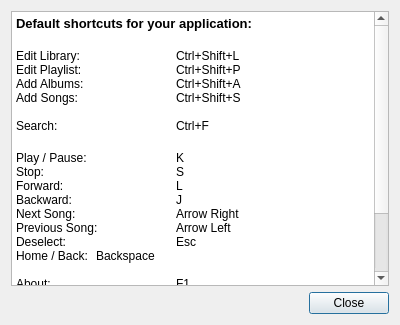
<?xml version="1.0" encoding="UTF-8"?>
<ui version="4.0">
 <class>DialogShortcutcs</class>
 <widget class="QDialog" name="DialogShortcutcs">
  <property name="geometry">
   <rect>
    <x>0</x>
    <y>0</y>
    <width>400</width>
    <height>325</height>
   </rect>
  </property>
  <property name="windowTitle">
   <string>Dialog</string>
  </property>
  <layout class="QGridLayout" name="gridLayout">
   <item row="1" column="1">
    <widget class="QPushButton" name="ButtonClose">
     <property name="text">
      <string>Close</string>
     </property>
    </widget>
   </item>
   <item row="1" column="0">
    <spacer name="horizontalSpacer">
     <property name="orientation">
      <enum>Qt::Horizontal</enum>
     </property>
     <property name="sizeHint" stdset="0">
      <size>
       <width>40</width>
       <height>20</height>
      </size>
     </property>
    </spacer>
   </item>
   <item row="0" column="0" colspan="2">
    <widget class="QTextEdit" name="textEdit">
     <property name="html">
      <string>&lt;!DOCTYPE HTML PUBLIC &quot;-//W3C//DTD HTML 4.0//EN&quot; &quot;http://www.w3.org/TR/REC-html40/strict.dtd&quot;&gt;
&lt;html&gt;&lt;head&gt;&lt;meta name=&quot;qrichtext&quot; content=&quot;1&quot; /&gt;&lt;style type=&quot;text/css&quot;&gt;
p, li { white-space: pre-wrap; }
&lt;/style&gt;&lt;/head&gt;&lt;body style=&quot; font-family:'Sans Serif'; font-size:9pt; font-weight:400; font-style:normal;&quot;&gt;
&lt;p align=&quot;justify&quot; style=&quot; margin-top:0px; margin-bottom:0px; margin-left:0px; margin-right:0px; -qt-block-indent:0; text-indent:0px;&quot;&gt;&lt;span style=&quot; font-size:10pt; font-weight:600;&quot;&gt;Default shortcuts for your application:&lt;/span&gt;&lt;span style=&quot; font-size:10pt;&quot;&gt; &lt;/span&gt;&lt;/p&gt;
&lt;p align=&quot;justify&quot; style=&quot;-qt-paragraph-type:empty; margin-top:0px; margin-bottom:0px; margin-left:0px; margin-right:0px; -qt-block-indent:0; text-indent:0px; font-size:11pt;&quot;&gt;&lt;br /&gt;&lt;/p&gt;
&lt;p align=&quot;justify&quot; style=&quot; margin-top:0px; margin-bottom:0px; margin-left:0px; margin-right:0px; -qt-block-indent:0; text-indent:0px;&quot;&gt;Edit Library:		Ctrl+Shift+L&lt;/p&gt;
&lt;p align=&quot;justify&quot; style=&quot; margin-top:0px; margin-bottom:0px; margin-left:0px; margin-right:0px; -qt-block-indent:0; text-indent:0px;&quot;&gt;Edit Playlist:		Ctrl+Shift+P&lt;/p&gt;
&lt;p align=&quot;justify&quot; style=&quot; margin-top:0px; margin-bottom:0px; margin-left:0px; margin-right:0px; -qt-block-indent:0; text-indent:0px;&quot;&gt;Add Albums:		Ctrl+Shift+A&lt;/p&gt;
&lt;p align=&quot;justify&quot; style=&quot; margin-top:0px; margin-bottom:0px; margin-left:0px; margin-right:0px; -qt-block-indent:0; text-indent:0px;&quot;&gt;Add Songs:		Ctrl+Shift+S &lt;/p&gt;
&lt;p align=&quot;justify&quot; style=&quot;-qt-paragraph-type:empty; margin-top:0px; margin-bottom:0px; margin-left:0px; margin-right:0px; -qt-block-indent:0; text-indent:0px;&quot;&gt;&lt;br /&gt;&lt;/p&gt;
&lt;p align=&quot;justify&quot; style=&quot; margin-top:0px; margin-bottom:0px; margin-left:0px; margin-right:0px; -qt-block-indent:0; text-indent:0px;&quot;&gt;Search:		Ctrl+F	&lt;/p&gt;
&lt;p align=&quot;justify&quot; style=&quot;-qt-paragraph-type:empty; margin-top:0px; margin-bottom:0px; margin-left:0px; margin-right:0px; -qt-block-indent:0; text-indent:0px; font-size:11pt;&quot;&gt;&lt;br /&gt;&lt;/p&gt;
&lt;p align=&quot;justify&quot; style=&quot; margin-top:0px; margin-bottom:0px; margin-left:0px; margin-right:0px; -qt-block-indent:0; text-indent:0px;&quot;&gt;Play / Pause:		K&lt;/p&gt;
&lt;p align=&quot;justify&quot; style=&quot; margin-top:0px; margin-bottom:0px; margin-left:0px; margin-right:0px; -qt-block-indent:0; text-indent:0px;&quot;&gt;Stop:		S&lt;/p&gt;
&lt;p align=&quot;justify&quot; style=&quot; margin-top:0px; margin-bottom:0px; margin-left:0px; margin-right:0px; -qt-block-indent:0; text-indent:0px;&quot;&gt;Forward:		L&lt;/p&gt;
&lt;p align=&quot;justify&quot; style=&quot; margin-top:0px; margin-bottom:0px; margin-left:0px; margin-right:0px; -qt-block-indent:0; text-indent:0px;&quot;&gt;Backward:		J&lt;/p&gt;
&lt;p align=&quot;justify&quot; style=&quot; margin-top:0px; margin-bottom:0px; margin-left:0px; margin-right:0px; -qt-block-indent:0; text-indent:0px;&quot;&gt;Next Song:		Arrow Right&lt;/p&gt;
&lt;p align=&quot;justify&quot; style=&quot; margin-top:0px; margin-bottom:0px; margin-left:0px; margin-right:0px; -qt-block-indent:0; text-indent:0px;&quot;&gt;Previous Song:	Arrow Left	&lt;/p&gt;
&lt;p align=&quot;justify&quot; style=&quot; margin-top:0px; margin-bottom:0px; margin-left:0px; margin-right:0px; -qt-block-indent:0; text-indent:0px;&quot;&gt;Deselect:		Esc&lt;/p&gt;
&lt;p align=&quot;justify&quot; style=&quot; margin-top:0px; margin-bottom:0px; margin-left:0px; margin-right:0px; -qt-block-indent:0; text-indent:0px;&quot;&gt;Home / Back:	Backspace&lt;/p&gt;
&lt;p align=&quot;justify&quot; style=&quot;-qt-paragraph-type:empty; margin-top:0px; margin-bottom:0px; margin-left:0px; margin-right:0px; -qt-block-indent:0; text-indent:0px;&quot;&gt;&lt;br /&gt;&lt;/p&gt;
&lt;p align=&quot;justify&quot; style=&quot; margin-top:0px; margin-bottom:0px; margin-left:0px; margin-right:0px; -qt-block-indent:0; text-indent:0px;&quot;&gt;About:		F1&lt;/p&gt;
&lt;p align=&quot;justify&quot; style=&quot;-qt-paragraph-type:empty; margin-top:0px; margin-bottom:0px; margin-left:0px; margin-right:0px; -qt-block-indent:0; text-indent:0px; font-size:11pt;&quot;&gt;&lt;br /&gt;&lt;/p&gt;
&lt;p align=&quot;justify&quot; style=&quot; margin-top:0px; margin-bottom:0px; margin-left:0px; margin-right:0px; -qt-block-indent:0; text-indent:0px;&quot;&gt;&lt;span style=&quot; color:#55007f;&quot;&gt;Tip&lt;/span&gt;: Drag and drop your albums and songs to the main widget instead.&lt;/p&gt;
&lt;p align=&quot;justify&quot; style=&quot;-qt-paragraph-type:empty; margin-top:0px; margin-bottom:0px; margin-left:0px; margin-right:0px; -qt-block-indent:0; text-indent:0px;&quot;&gt;&lt;br /&gt;&lt;/p&gt;
&lt;p style=&quot;-qt-paragraph-type:empty; margin-top:0px; margin-bottom:0px; margin-left:0px; margin-right:0px; -qt-block-indent:0; text-indent:0px;&quot;&gt;&lt;br /&gt;&lt;/p&gt;&lt;/body&gt;&lt;/html&gt;</string>
     </property>
    </widget>
   </item>
  </layout>
 </widget>
 <resources/>
 <connections/>
</ui>
